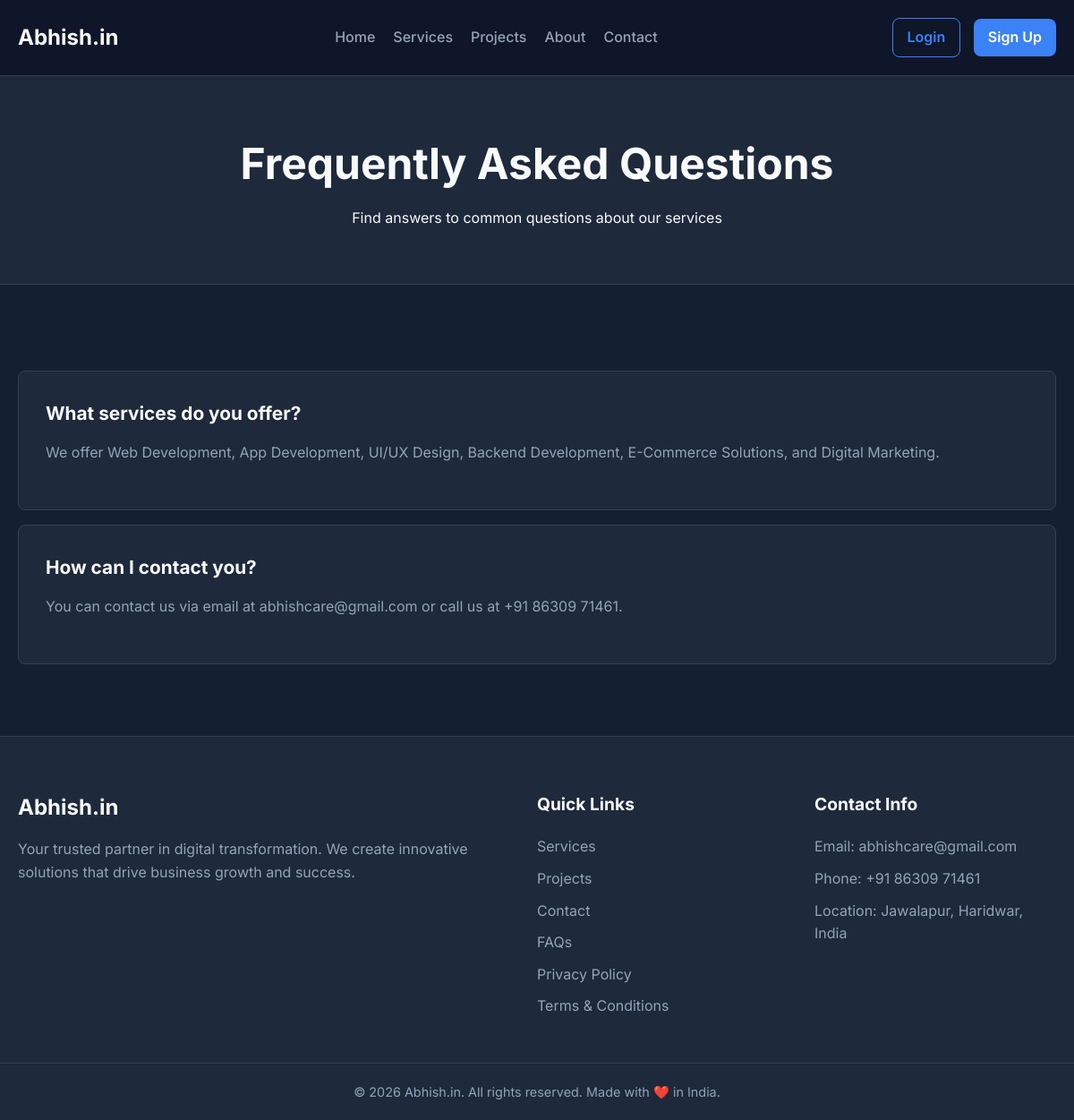
The page /pages/faqs on the database its author committed.
### tables this page shows
CREATE TABLE IF NOT EXISTS faqs (
    id INT AUTO_INCREMENT PRIMARY KEY,
    question VARCHAR(255) NOT NULL,
    answer TEXT NOT NULL,
    sort_order INT DEFAULT 0,
    created_at TIMESTAMP DEFAULT CURRENT_TIMESTAMP
);

### app/controllers/Pages.php (called while the page is built, shortened)
<?php
class Pages extends Controller {
    private $contentModel;
    public function __construct() {
        $this->contentModel = $this->model('ContentModel');
    }
    public function faqs() {
        $faqs = $this->contentModel->getFaqs();
        $data = [
            'settings' => $this->contentModel->getSettings(),
            'faqs' => $faqs
        ];
        $this->view('pages/faqs', $data);
    }
}

### core/Router.php (called while the page is built, shortened)
<?php
class Router {
    protected $currentMethod = 'index';
    public function __construct() {
        $url = $this->getUrl();
        if (isset($url[0]) && file_exists('../app/controllers/' . ucwords($url[0]) . '.php')) {
            unset($url[0]);
        }
        $this->currentController = new $this->currentController;
        if (isset($url[1])) {
            if (method_exists($this->currentController, $url[1])) {
                $this->currentMethod = $url[1];
                unset($url[1]);
            }
        }
        $this->params = $url ? array_values($url) : [];
        call_user_func_array([$this->currentController, $this->currentMethod], $this->params);
    }
    public function getUrl() {
        if (isset($_GET['url'])) {
            $url = rtrim($_GET['url'], '/');
            $url = filter_var($url, FILTER_SANITIZE_URL);
            $url = explode('/', $url);
            return $url;
        }
        return [];
    }
}

### public/index.php (called while the page is built, shortened)
<?php
spl_autoload_register(function ($className) {
    $file = '../core/' . $className . '.php';
});
$init = new Router();

### core/Database.php (called while the page is built, shortened)
<?php
class Database {
    private $host = DB_HOST;
    private $user = DB_USER;
    private $pass = DB_PASS;
    private $dbname = DB_NAME;
    private $dbh;
    private $stmt;
    public function __construct() {
        $dsn = 'mysql:host=' . $this->host . ';dbname=' . $this->dbname . ';charset=utf8mb4';
        $options = array(
            PDO::ATTR_PERSISTENT => true,
            PDO::ATTR_ERRMODE => PDO::ERRMODE_EXCEPTION
        );
        try {
            $this->dbh = new PDO($dsn, $this->user, $this->pass, $options);
        } catch (PDOException $e) {
            $this->error = $e->getMessage();
            error_log('Database connection error: ' . $this->error);
            die('Database Connection Failed. Please ensure the database is running and configured correctly in config/config.php.');
        }
    }
    public function query($sql) {
        $this->stmt = $this->dbh->prepare($sql);
    }
    public function execute() {
        return $this->stmt->execute();
    }
    public function resultSet() {
        $this->execute();
        return $this->stmt->fetchAll(PDO::FETCH_OBJ);
    }
}

### app/models/ContentModel.php (called while the page is built, shortened)
<?php
class ContentModel {
    private $db;
    public function __construct() {
        $this->db = new Database();
    }
    public function getSettings() {
        $this->db->query("SELECT * FROM settings");
        $results = $this->db->resultSet();
        $settings = [];
        foreach ($results as $row) {
            $settings[$row->setting_key] = $row->setting_value;
        }
        return $settings;
    }
    public function getFaqs() {
        $this->db->query("SELECT * FROM faqs ORDER BY sort_order ASC");
        return $this->db->resultSet();
    }
}

### app/views/pages/faqs.php (the view)
<?php require_once APPROOT . '/app/views/partials/header.php'; ?>
<section class="section page-header">
    <div class="container">
        <h1>Frequently Asked Questions</h1>
        <p>Find answers to common questions about our services</p>
    </div>
</section>
<section class="section bg-light">
    <div class="container">
        <div class="faqs-list">
            <?php foreach ($data['faqs'] as $faq) : ?>
                <div class="faq-item card mt-1">
                    <h3><?= htmlspecialchars($faq->question); ?></h3>
                    <p><?= htmlspecialchars($faq->answer); ?></p>
                </div>
            <?php endforeach; ?>
        </div>
    </div>
</section>
<?php require_once APPROOT . '/app/views/partials/footer.php'; ?>

### public/css/style.css (style rules this page uses)
:root { --primary-color: #3b82f6; --primary-dark: #2563eb; --secondary-color: #1e293b; --text-color: #f8fafc; --text-muted: #94a3b8; --bg-dark: #0f172a; --bg-card: #1e293b; --border-color: #334155; --font-family: 'Inter', sans-serif; --border-radius: 8px; }
* { margin: 0; padding: 0; box-sizing: border-box; }
body { font-family: var(--font-family); background-color: var(--bg-dark); color: var(--text-color); line-height: 1.6; }
.container { max-width: 1200px; margin: 0 auto; padding: 0 20px; }
.mt-1 { margin-top: 1rem; }
.section { padding: 80px 0; }
.bg-light { background-color: #151f32; }
.page-header { text-align: center; background-color: var(--secondary-color); padding: 60px 0; border-bottom: 1px solid var(--border-color); }
.page-header h1 { font-size: 3rem; margin-bottom: 10px; }
.card { background-color: var(--bg-card); padding: 30px; border-radius: var(--border-radius); border: 1px solid var(--border-color); transition: transform 0.3s ease; }
.card h3 { margin-bottom: 15px; font-size: 1.3rem; }
.card p { color: var(--text-muted); margin-bottom: 20px; }

### rows shown on the page
faqs: question "What services do you offer?", answer "We offer Web Development, App Development, UI/UX Design, Backend Development, E-Commerce Solutions, and Digital Marketing."
faqs: question "How can I contact you?", answer "You can contact us via email at abhishcare@gmail.com or call us at +91 86309 71461."

### other values the page prints
$data['settings']['site_name'] "Abhish.in"
$data['settings']['contact_email'] "abhishcare@gmail.com"
$data['settings']['contact_phone_1'] "+91 86309 71461"
$data['settings']['contact_location'] "Jawalapur, Haridwar, India"
